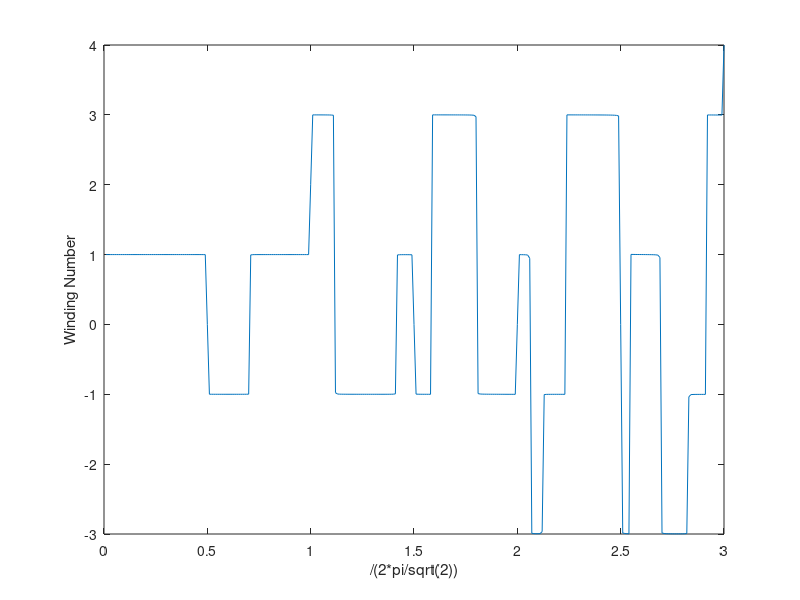

This chart was generated by the following MATLAB code:
% calculation of effective floquet Hamiltonian of transverse Ising model
% with alternating transverse field

clear;
clc;
format long
tic;

%% paramter
L = 1e5;
J = 1;
g1 = 1;
g2 = -1;
% k = (2/L:2/L:1)';
k = (1/L:2/L:(L-1)/L)';
dk = 2*pi/L;
x = (0:L)';
xx = (1:L)';
dt_all = 0.01:0.01:3;
% dt_all = 2;
ndt = length(dt_all);
% dt = 100;

WN = zeros(ndt,1);

%% constructing evolution operator
for n = 1:ndt
    dt = dt_all(n)*pi/(2*sqrt(2));

    ck = cospi(k);
    sk = sinpi(k);
    fact = sqrt(g1^2+J^2+2*g1*J*ck);
    sf = sin(2*fact*dt)./fact;

    expHkp_11 = cos(2*dt*fact) - 1i*(g1+J*ck).*sf;
    expHkp_22 = conj(expHkp_11);
    expHkp_12 = -J*sk.*sf;
    expHkp_21 = -expHkp_12;

    fact = sqrt(g2^2+J^2+2*g2*J*ck);
    sf = sin(2*fact*dt)./fact;

    expHkm_11 = cos(2*dt*fact) - 1i*(g2+J*ck).*sf;
    expHkm_22 = conj(expHkm_11);
    expHkm_12 = -J*sk.*sf;
    expHkm_21 = -expHkm_12;

    % fact = sqrt(g1^2+J^2+2*g1*J*ck);
    % sf = sin(2*fact*(dt-t0))./fact;
    %
    % expHk2_11 = cos(2*(dt-t0)*fact) - 1i*(g1+J*ck).*sf;
    % expHk2_22 = conj(expHk2_11);
    % expHk2_12 = -J*sk.*sf;
    % expHk2_21 = -expHk2_12;

    expH_11 = expHkm_11.*expHkp_11 + expHkm_12.*expHkp_21;
    expH_12 = expHkm_11.*expHkp_12 + expHkm_12.*expHkp_22;
    expH_21 = expHkm_21.*expHkp_11 + expHkm_22.*expHkp_21;
    expH_22 = expHkm_21.*expHkp_12 + expHkm_22.*expHkp_22;

    % expH_11 = expHk2_11.*expH_11 + expHk2_12.*expH_21;
    % expH_12 = expHk2_11.*expH_12 + expHk2_12.*expH_22;
    % expH_21 = expHk2_21.*expH_11 + expHk2_22.*expH_21;
    % expH_22 = expHk2_21.*expH_12 + expHk2_22.*expH_22;

    a = real(expH_11);
    b = imag(expH_11);
    c = real(expH_12);
    d = imag(expH_12);
    fact = sqrt(b.^2 + c.^2 + d.^2);

%     H_eff_11 = real(1i*((fact-b).*log(a-1i*fact) + (fact+b).*log(a+1i*fact))./(2*fact));
%     % H_eff_22 = ((fact+b).*log(a-1i*fact) + (fact-b).*log(a+1i*fact))./(2*fact)/(2*T);
%     H_eff_22 = -H_eff_11;
%     H_eff_12 = -(c+d*1i).*(log(a-1i*fact)-log(a+1i*fact))./(2*fact);
%     H_eff_21 = conj(H_eff_12);

%     bfact = b./(2*fact);
%     lapf = log(a+1i*fact);
%     lamf = log(a-1i*fact);
%     H_eff_11 = real(1i*((1-bfact).*lamf + (1+bfact).*lapf));
%     H_eff_22 = -H_eff_11;
%     H_eff_12 = -(c+d*1i).*(lamf-lapf)./(2*fact);
%     H_eff_21 = conj(H_eff_12);

    bfact = b./(2*fact);
    lp = log(a.^2+fact.^2);
    lm = log((a+1i*fact)./(a-1i*fact));
    H_eff_11 = real(1i*(lp+bfact.*lm));
    H_eff_22 = -H_eff_11;
    H_eff_12 = (c+d*1i).*lm./(2*fact);
    H_eff_21 = conj(H_eff_12);

    spe = zeros(2,L/2);

    zk = H_eff_11;
    yk = imag(H_eff_12);

    % dy = (yk - circshift(yk,-1));
    % dz = (zk - circshift(zk,-1));
    dy = (circshift(yk,1) - circshift(yk,-1))/2;
    dz = (circshift(zk,1) - circshift(zk,-1))/2;
    r2 = yk.^2+zk.^2;
    temp = 2*(zk.*dy - yk.*dz)./r2/(2*pi);
    WN(n) = sum(temp);
end

ftitle = strcat('L = ', num2str(L),', g1 = ', num2str(g1),', g2 = ', num2str(g2));
figure('Name',ftitle);
set(gcf, 'position', [250 70 1400 900]);
plot(dt_all,WN)
xlabel('/(2*pi/sqrt(2))')
ylabel('Winding Number')


toc;
